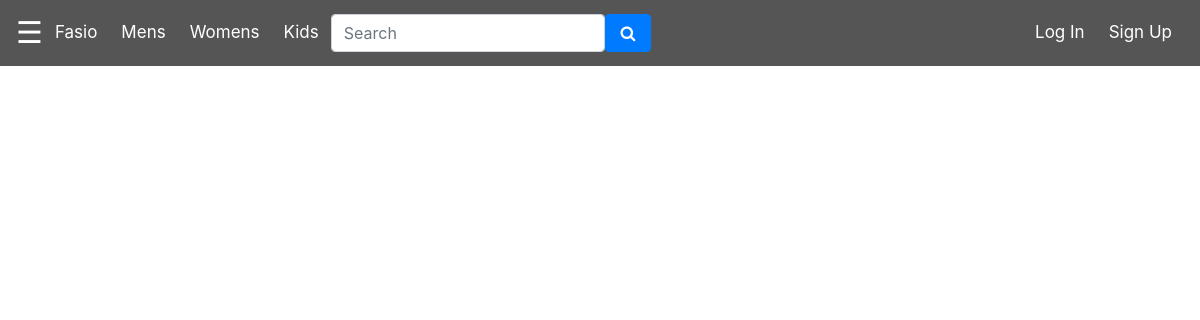
The page /product/Men/Sherwani/ on the database as committed earlier.
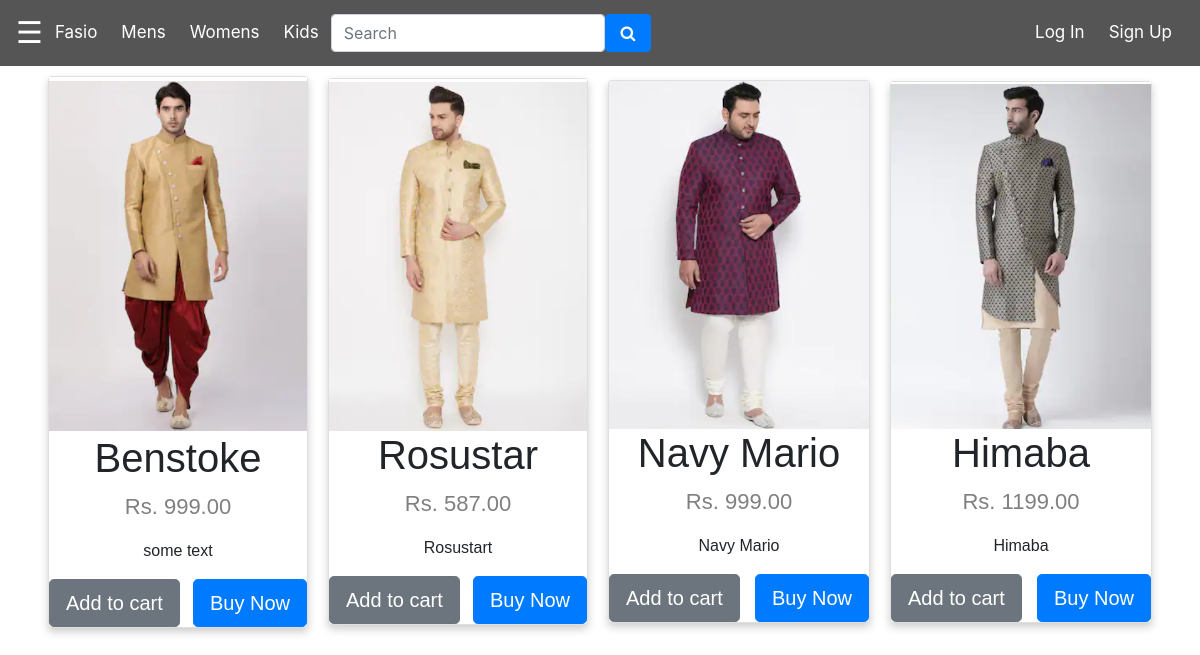
The same page on the database as committed later.
### home/models.py (models this page shows, shortened)
class Product(models.Model):
    p_type_choices=(
        ('Men','Men'),
        ('Women','Women'),
        ('Kids','kids')
    )
    p_category_choices = (
        ('men', (
                    ('Sherwani','Sherwani'),
                    ('Tshirts','Tshirts'),
                    ('Formals','Formals')
                )
        ),
        ('women', (
                    ('Kurtis','Kurtis'),
                    ('Sarees','Sarees'),
                    ('Lehangachouli','Lehangachouli')
                )
        )
    )
    p_name = models.CharField(max_length=30,unique = True)
    p_image = models.ImageField(default='productpics/default.png',upload_to='productpics')
    p_type = models.CharField(
        max_length=100,
        choices = p_type_choices
    )
    p_category = models.CharField(
        max_length=100,
        choices = p_category_choices
    )
    p_cost = models.DecimalField(max_digits=6,decimal_places=2)
    p_description = models.TextField()

### product/views.py (the view)
# urls.py: path('<str:p_type>/<str:p_category>/',views.producttype,name="product-type")
def producttype(request,p_type,p_category):
	template_name='product/producttype.html'
	p_type = p_type.capitalize()
	p_category = p_category.capitalize()
	products=Product.objects.filter(p_type__exact=p_type,p_category__exact=p_category)
	context={
		'products':products
	}
	return render(request, template_name, context)

### product/templates/product/producttype.html
{% extends 'home/base.html' %}
{% load static %}
{% block content1 %}
    {% for p in products %}
        <div class="card">
            <img src="{{ p.p_image.url  }}" alt="{{ p.p_name }}" style="width:100%">
            <h1>{{ p.p_name }}</h1>
            <p class="price">Rs. {{ p.p_cost }}</p>
            <p>{{p.p_description}}</p>
            <form action="/payment/">
                <button class="btn btn-secondary btn-lg" style="float:left"><span><a style="color:white;" href="{% url 'addcart' user=user.username product=p.p_name %}">Add to cart</a> </span></button>
                <button class="btn btn-primary btn-lg" style="float:right"><span><a style="color:white;" href="#">Buy Now</a></span></button>
            </form>
        </div>
    {% endfor %}
{% endblock content1 %}

Rows that differ between the two databases and show on the page:
added Product: p_image (picture), p_name "Benstoke", p_cost "999.00", p_description "some text"
added Product: p_image (picture), p_name "Rosustar", p_cost "587.00", p_description "Rosustart"
added Product: p_image (picture), p_name "Navy Mario", p_cost "999.00", p_description "Navy Mario"
added Product: p_image (picture), p_name "Himaba", p_cost "1199.00", p_description "Himaba"
